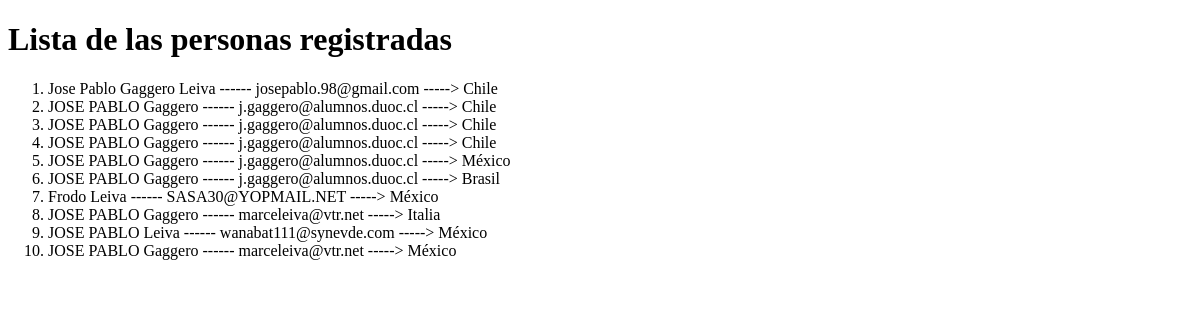
The app's page /, older data.
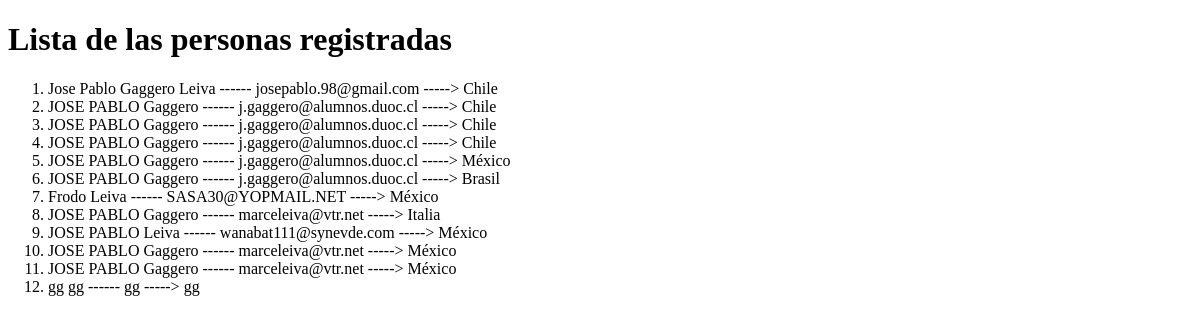
The same page, newer data.
### recetasapp/models.py (models this page shows)
class Persona(models.Model):
    nombre = models.TextField(max_length=30)
    apellido = models.TextField(max_length=30)
    email = models.TextField(max_length=25)
    pais = models.TextField(max_length=15)
    def __str__(self) :
        return self.nombre + " " + self.apellido + " ------  "+ self.email +"  ----->  " + self.pais

### recetasapp/views.py (the view)
# urls.py: path('', views.lista_personas, name='lista_personas'),
def lista_personas(request) :
    lista = Persona.objects.all()
    return render(request, 'recetasapp/lista_personas.html' ,{'lista' : lista})

### recetasapp/templates/recetasapp/lista_personas.html (shortened to what this page needs)
<!DOCTYPE html>
<html lang="es">
<head>
</head>
<body>
    <h1>Lista de las personas registradas </h1>
    <ol>
        {% for persona in lista %}
        <li> {{persona}} </li>
        {% endfor %}
    </ol>
</body>
</html>

Row changes from the older to the newer data that the page shows:
added Persona: nombre+apellido+email "JOSE PABLO Gaggero ------ marceleiva@vtr.net -----> México"
added Persona: nombre+apellido+email "gg gg ------ gg -----> gg"
